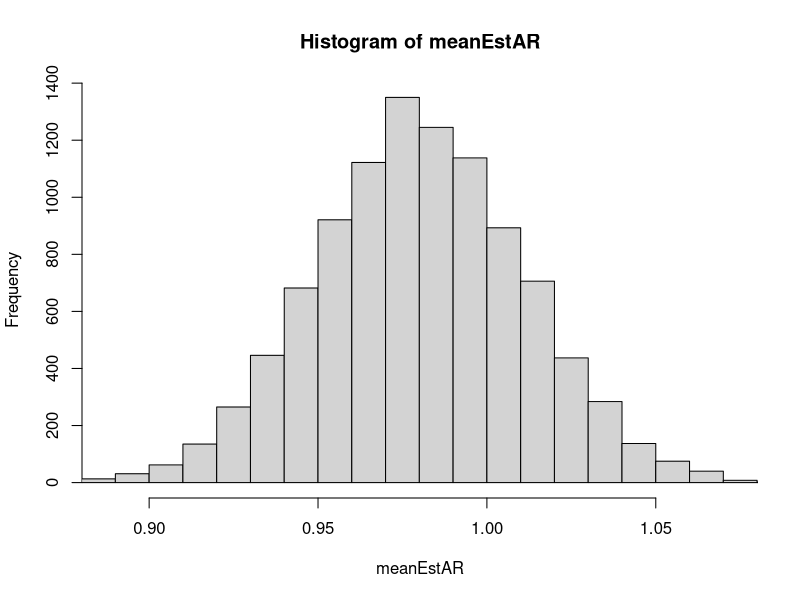
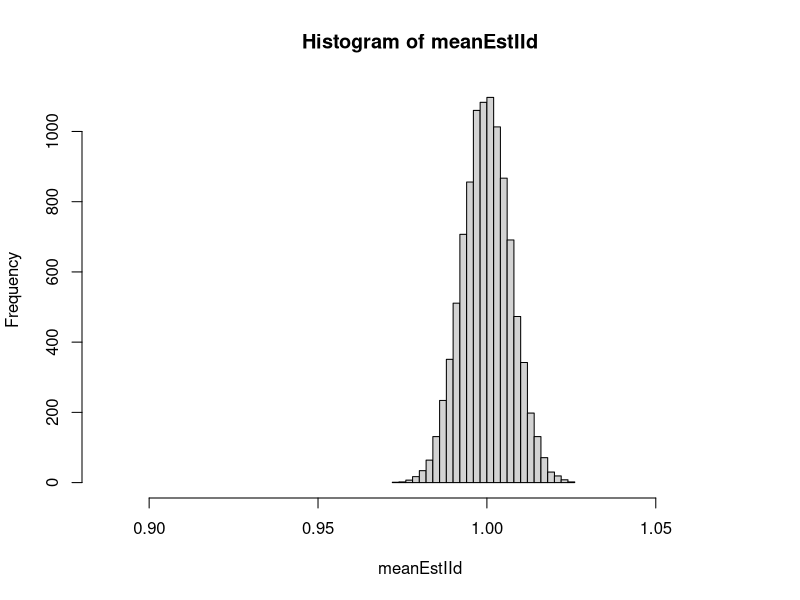
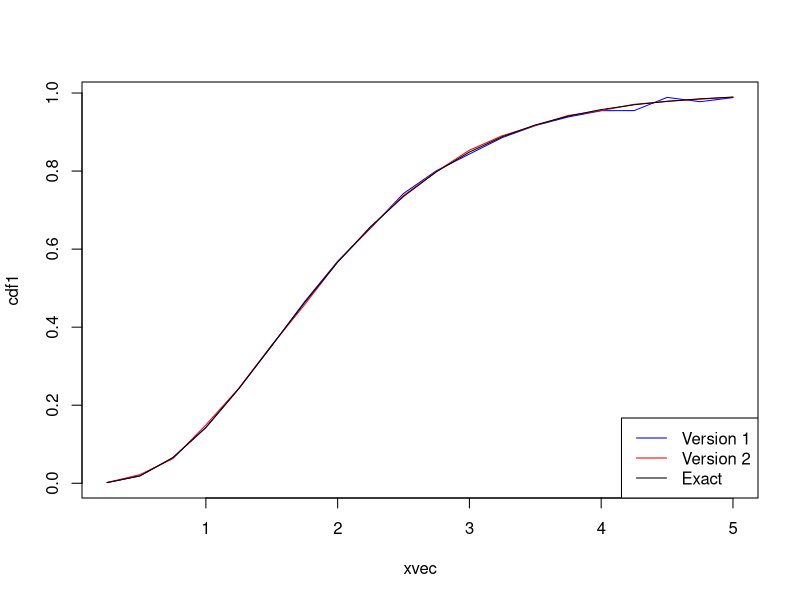

Source code (R) for these figures, in order: (Note: this script raises an error after producing the figures.)
#Weekly examples from lecture as well as exercises

#Remove old variables
rm(list=ls())

#Define some constants
gam <- 0.1
phi <- 0.9
sigma <- 0.1

#The stationary mean and standard dev as calculated analytically
stationaryMean <- gam/(1-phi)
stationarySD <- sqrt((sigma^2)/(1-phi^2))
print(paste0("Stationary mean: ",stationaryMean,". Stationary SD: ",stationarySD))

T <- 1000  #Length of simulations
N <- 10000 #Number of simulations 

a <- -1.0 #Initial configuration, same in ann relaizations

simulations <- matrix(0.0,nrow = N, ncol = T)

#Each simulations starts at the value a:
simulations[,1] <- a

#The itereate and calculate next step
for( n in 2:T){
  simulations[,n] <- gam + phi*simulations[,n-1] + rnorm(N,mean=0.0, sd = sigma)
}

#Visualizations: 
if(F){ #change to T
  par(mfrow=c(2,1))
  plot(1:T,simulations[1,],type="l",xlab = "time n", ylim = c(min(simulations),max(simulations))) # first trajectory
  for(i in 2:min(N,50)){ # take only first 50 realizations to save computing time
    lines(1:T,simulations[i,],col=i)
  }
  
  hist(simulations[,T],probability = TRUE,breaks=21)
  if(abs(phi)<1.0){ # only stationary case
    xgrid <- seq(from=stationaryMean-4*stationarySD,
                 to=stationaryMean+4*stationarySD,
                 length.out = 1000)
    lines(xgrid,dnorm(xgrid,mean=stationaryMean,stationarySD))
  }
}
if(T){ #change to F
  meanEstAR <- rowMeans(simulations)
  meanEstIId <- rowMeans(matrix(rnorm(N*T,mean=stationaryMean,sd=stationarySD),N,T))
  msd <- max(sd(meanEstAR),sd(meanEstIId))
  hist(meanEstAR,xlim=c(mean(meanEstAR)-3*msd,mean(meanEstAR)+3*msd),breaks=21)
  hist(meanEstIId,xlim=c(mean(meanEstAR)-3*msd,mean(meanEstAR)+3*msd),breaks=21)
  
  print(paste0("Standard deviation based on AR(1) samples: ",sd(meanEstAR)))
  print(paste0("Standard deviation based on iid samples: ",sd(meanEstIId)))
}



##################
#Monte Carlo integration

#clear variables
rm(list=ls())

#Integrate cos(x) from 0 to 1

x <- runif(10000) #Draw a large number of uniform random numbers
mean(cos(x)) #Calculate the average of the cos function applied to the random uniform numbers

#Exact:
sin(1) #Since the integral is so simple, we know the exact value



###Integrate cos(x) from a to b 

cosintegral <- function(Nsim = 10000, a, b) {
  #Simulate uniform variables between a and b
  x <- runif(Nsim,a,b)
  integralresult <- (b-a)*mean(cos(x))
  print(paste("Integrating cos(x) from ",a,"to ", b))
  print(integralresult)
}
  
cosintegral(a=0,b=1)
cosintegral(a = 0, b = 2)
cosintegral(a = pi, b = 2*pi)



###Find the cumuluative distribution of gamma(4,0.5)-dist
#Version 1 implementing unif numbers
approxgamma <- function(xvec,Nsim=10000){
  cdf <- numeric(length(xvec))
  for(i in 1:length(xvec)) {
    u <- runif(Nsim, 0, xvec[i])
    cdf[i] <- xvec[i]*mean((8/3)*u^3*exp(-2*u))
  }
  cdf
  
}

#Version 2, using indicator function I(u<x)
approxgamma2 <- function(xvec,Nsim =10000){
  cdf <- numeric(length(xvec))
  for(i in 1:length(xvec)) {
    x <- rgamma(Nsim, shape = 4, scale = 0.5)
    cdf[i] <- mean(x<xvec[i])
  }
  cdf
}

xvec <- seq(0.25,5,by=0.25)
cdf1 <- approxgamma(Nsim = 10000, xvec = xvec)
cdf2 <- approxgamma2(Nsim = 10000, xvec = xvec)
exact <- pgamma(xvec,shape=4, scale = 0.5)

plot(xvec,cdf1,type="l",col="blue")
lines(xvec,cdf2,col="red")
lines(xvec,exact)
legend("bottomright",c("Version 1","Version 2", "Exact"), col = c("blue","red","black"),lty=1)



#### integral of x^5e^-3x from 0 to infinity
x <- rexp(1000000, rate = 3)
mean((x^5)/3)


### integrate function of three RVs

n <- 100000
x <- runif(n,-1,1)
y <- runif(n,2,3)
z <- runif(n,0,1)
int <- 2*1*1*mean(x*y+z*y)
int

###Weekly exercises in rizzo
rm(list=ls())
#4.3)


nonhomogenouspois <- function(low = 4, up = 5, maxval = 12) {
  # First simulate HPP with intensity maxval on low to up
  expectednumber <- (up-low)*maxval 
  Nsim <- 3*expectednumber  # Simulate more than the expected number to be certain to exceed stoptime
  Tn <- rexp(Nsim, maxval) # Simulate interarrival times
  Sn <- low + cumsum(Tn) #only interested in times over low
  Sn <- Sn[Sn<up] #Drop values larges than max
  Nevents <- length(Sn) #counter
  Un <- runif(Nsim)
  keep <- (Un <= (2*Sn + 2)/maxval)
  Sn[keep]
  return(round(Sn[keep], 4))
}

nonhmgpois <- nonhomogenouspois()

#######
#6.1)
x <- runif(10000,min = 0, max = pi/3)
mean(sin(x))*(pi/3)

#Real solution
cos(pi/3)

#6.2)
approxpnorm <- function(xvec,Nsim=10000){
  cdf <- numeric(length(xvec)) 
  for(i in 1:length(xvec)){
    u <- runif(Nsim,0,xvec[i])
    cdf[i] <- 0.5+xvec[i]*mean(exp(-u^2/2))/sqrt(2*pi)
  }
  cdf  
}

# Run and compare to pnorm
xvec <- seq(0.25,2.5,by=0.25)
cdfest <- approxpnorm(xvec)
Phi <- pnorm(xvec)
round(rbind(xvec,cdfest,Phi),4)

#6.3)
#Using unif
x <- runif(1000,min = 0, max = 0.5)
mean1 <- mean(exp(-x))*0.5
var1 <- var(mean1)
mean1
var1

#Using exponential dist
x <- rexp(1000,rate=1)
(theta.hat <- mean(x<=0.5) ) # I.e. proportion of x's <= 0,5
# Standard error:
sqrt(theta.hat*(1-theta.hat)/1000 )


#####
#Problems on excercise sheet
#1

#Simulate two nonhomogenous poisson processes

#Start by defining intesity functions

intensity1 <- function(x) {
  lambda <- numeric(length(x))
  lambda[ceiling(x) %% 2 == 0] <- 2 #Using ceiling as hinted of
  lambda[ceiling(x) %% 2 == 1] <- 1
  lambda
}


intensity2 <- function(x) {
  lambda <- numeric(length(x))
  lambda[ceiling(x) %% 2 == 0] <- 1.5 #Using ceiling as hinted of
  lambda[ceiling(x) %% 2 == 1] <- 1
  lambda
}

NHHsimulator <- function(low,up,maxval,intensity) {
  #First simulate HPP with intensity lambdamax on a to b
  expect <- (up-low)*maxval
  Nsim <- 3*expect #generate enough simulations
  Tn <- rexp(Nsim,maxval) # Simulate interarrival times
  timesto <- low+cumsum(Tn)   # Calculate arrival times starting at low
  timesto <- timesto[timesto<up] # drop the times larger than b
  counter <- length(timesto) #counter
  U <- runif(counter) #thinning
  timesto <- timesto[U<intensity(timesto)/maxval]  
  timesto  # Return the remaining times
}



NHHPtimes1 <- NHHsimulator(low=0,up=20,maxval = 2,intensity = intensity1)
NHPPtimes1
plot(NHHPtimes1)

NHHPtimes2 <- NHHsimulator(low=0,up=20,maxval = 1.5,intensity = intensity2)
NHHPtimes2
plot(NHHPtimes2)

######
#Problem 2
#Gaussian AR process
ARsim <- function(T=100,mu=0.0,sigma=1.0,phi=0.0) {
  x <- numeric(length(t))
  x[1] <-  rnorm(n=1,mean=mu,sd=sigma)
  innov.sd <- sigma*sqrt(1.0-phi^2)
  for(t in 2:T) x[t] <- mu + phi*(x[t-1]-mu) + rnorm(n=1,mean=0.0,sd=innov.sd)
  return(x)
}

phi <- -0.9 # change to get remaining cases
Nsim <- 1000
resM1 <- vector(mode="numeric",length=Nsim)
resM2 <- vector(mode="numeric",length=Nsim)

for(i in 1:Nsim){
  x <- ARsim(phi=phi)
  resM1[i] <- mean(x)
  resM2[i] <- mean(x^2)
}
print("part b")
print(paste0("phi = ",phi),quote=FALSE)
print(paste0("M_1: mean: ",mean(resM1),"  variance: ",var(resM1)),quote=FALSE)
print(paste0("M_2: mean: ",mean(resM2),"  variance: ",var(resM2)),quote=FALSE)


